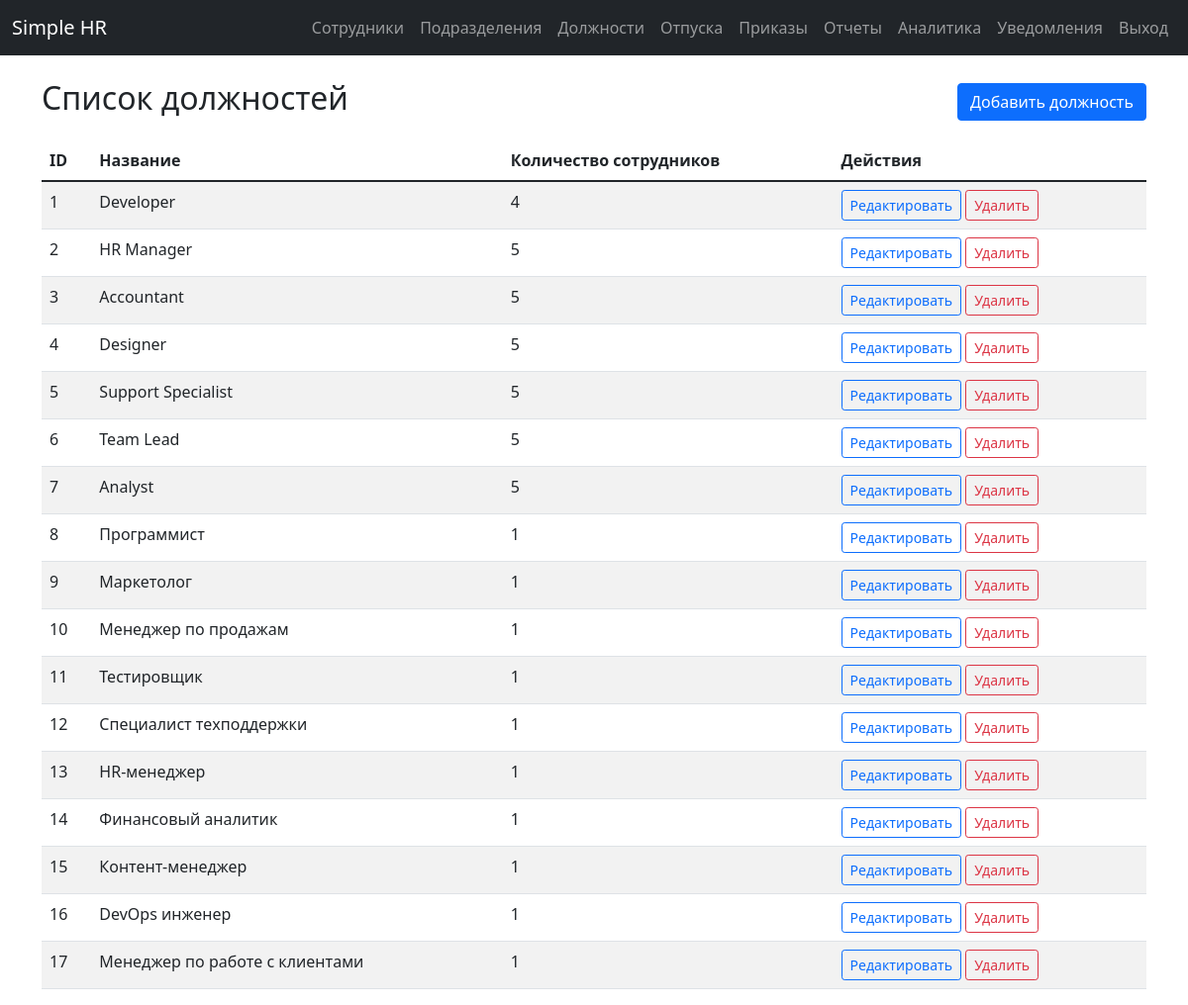
The app's page /positions/ (signed in) with its own data.
### app/models.py (models this page shows)
class Position(db.Model):
    id = db.Column(db.Integer, primary_key=True)
    title = db.Column(db.String(100), unique=True, nullable=False, index=True)
    employees = db.relationship('Employee', backref='position', lazy=True)

### app/routes/positions.py (the view)
@bp.route('/')
@login_required
def list_positions():
    positions = Position.query.all()
    return render_template('positions/list.html', positions=positions)

### app/templates/positions/list.html (shortened to what this page needs)
{% extends "base.html" %}
{% block content %}
<div class="d-flex justify-content-between align-items-center mb-3">
    <h2>Список должностей</h2>
    <a href="{{ url_for('positions.create_position') }}" class="btn btn-primary">Добавить должность</a>
</div>
<table class="table table-striped">
    <thead>
        <tr>
            <th>ID</th>
            <th>Название</th>
            <th>Количество сотрудников</th>
            <th>Действия</th>
        </tr>
    </thead>
    <tbody>
        {% for position in positions %}
        <tr>
            <td>{{ position.id }}</td>
            <td>{{ position.title }}</td>
            <td>{{ position.employees|length }}</td>
            <td>
                <a href="{{ url_for('positions.edit_position', id=position.id) }}" class="btn btn-sm btn-outline-primary">Редактировать</a>
                <form method="POST" action="{{ url_for('positions.delete_position', id=position.id) }}" class="d-inline">
                    <button type="submit" class="btn btn-sm btn-outline-danger" onclick="return confirm('Вы уверены?')">Удалить</button>
                </form>
            </td>
        </tr>
        {% endfor %}
    </tbody>
</table>
{% endblock %}

### records on screen
Position: id "1", title "Developer", employees|length "4"
Position: id "2", title "HR Manager", employees|length "5"
Position: id "3", title "Accountant", employees|length "5"
Position: id "4", title "Designer", employees|length "5"
Position: id "5", title "Support Specialist", employees|length "5"
Position: id "6", title "Team Lead", employees|length "5"
Position: id "7", title "Analyst", employees|length "5"
Position: id "8", title "Программист", employees|length "1"
Position: id "9", title "Маркетолог", employees|length "1"
Position: id "10", title "Менеджер по продажам", employees|length "1"
Position: id "11", title "Тестировщик", employees|length "1"
Position: id "12", title "Специалист техподдержки", employees|length "1"
Position: id "13", title "HR-менеджер", employees|length "1"
Position: id "14", title "Финансовый аналитик", employees|length "1"
Position: id "15", title "Контент-менеджер", employees|length "1"
Position: id "16", title "DevOps инженер", employees|length "1"
Position: id "17", title "Менеджер по работе с клиентами", employees|length "1"
